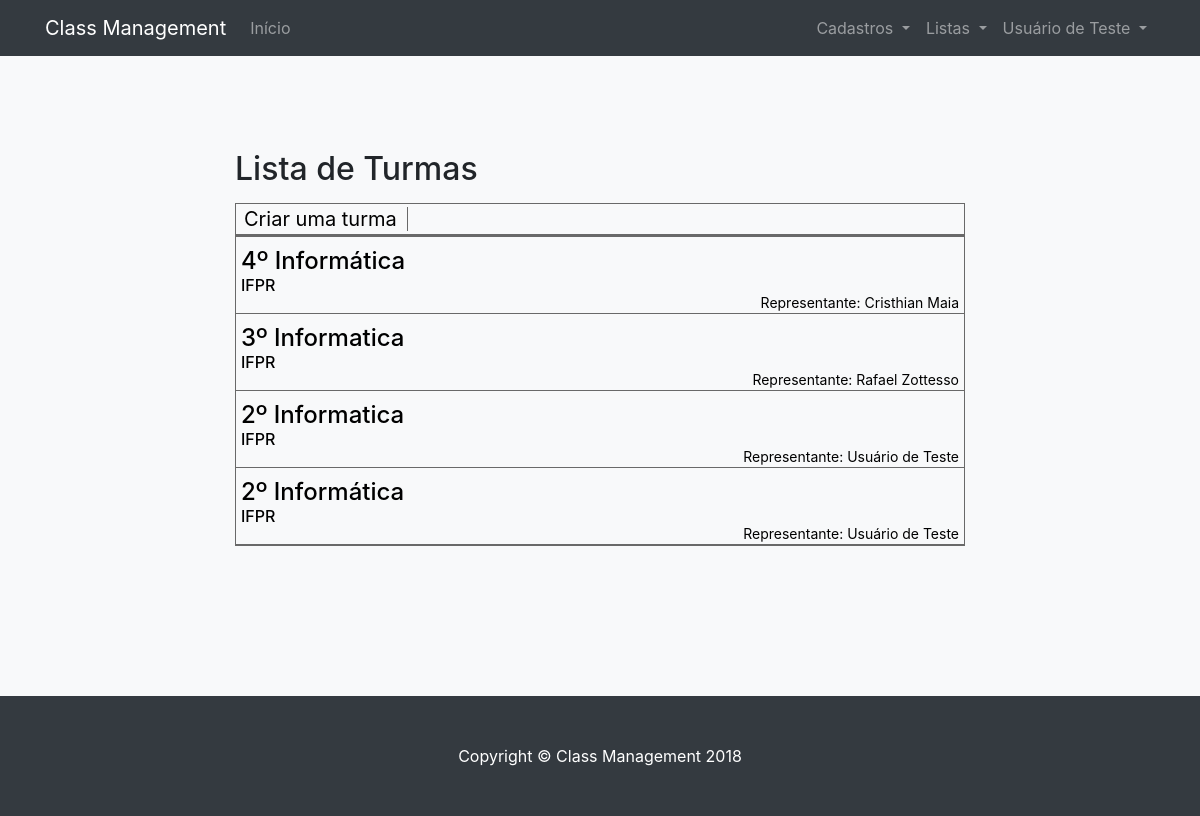
The app's page /turmas/ (signed in), older data.
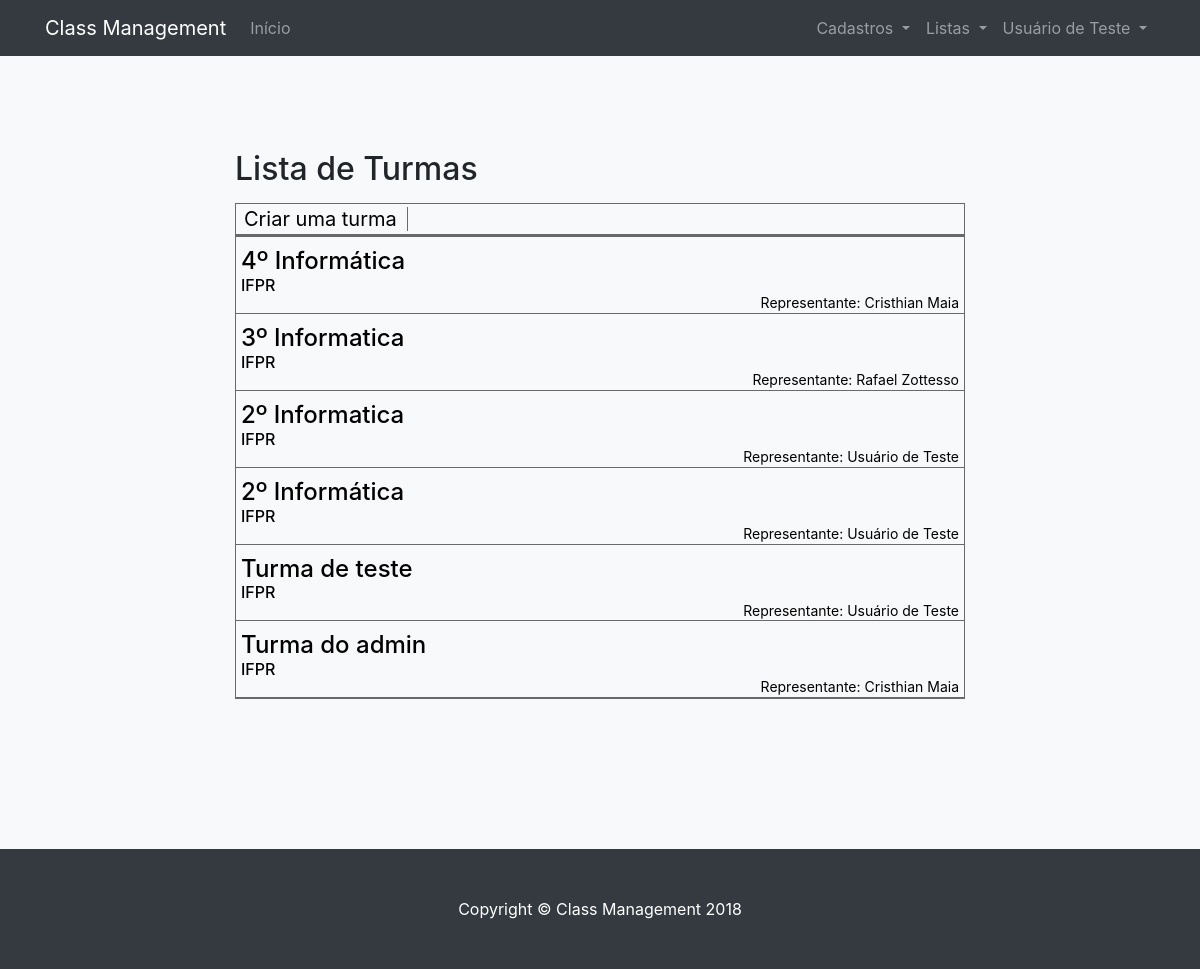
The same page, newer data.
### classmanagement/models.py (models this page shows, shortened)
class Turma(models.Model):
    nome                    = models.CharField(max_length=120, blank=False, null=False, help_text='Obrigatório.')
    alunos                  = models.ManyToManyField(User, help_text='Obrigatório', related_name='alunos_matriculados')
    data_cadastro           = models.DateField(auto_now_add=True)
    representante           = models.ForeignKey(User, on_delete=models.PROTECT, blank=False, null=False)
    colegio                 = models.ForeignKey(Colegio, on_delete=models.PROTECT, blank=False, null=False, help_text='Obrigatório.')

class Colegio(models.Model):
    nome                    = models.CharField(max_length=240, blank= False, null=False, help_text='Obrigatório.')
    data_cadastro           = models.DateField(auto_now_add=True)
    class Meta:
        verbose_name = 'Colégio'
        verbose_name_plural = 'Colégios'

### classmanagement/views.py (the view)
# urls.py: path('turmas/', views.TurmasTemplateView.as_view(), name='turmas'),  # Tela das turmas disponiveis para o usuario
class TurmasTemplateView(LoginRequiredMixin, TemplateView): #Tela de turmas do disponiveis para o usuario - pos login
    template_name = 'turmas.html'
    login_url = '/login/'
    def get_context_data(self, **kwargs):
        context = super().get_context_data(**kwargs)
        context['turmas'] = models.Turma.objects.all()
        context['titulo'] = 'Lista de Turmas'
        return context

### classmanagement/templates/turmas.html (shortened to what this page needs)
{% extends "base.html" %}
{% load static %}
{% load bootstrap4 %}
{% block menu %}
{{ block.super }}
{% endblock %}
{% block conteudo %}
<section class="bg-light">
  <div class="container">
    <div class="row">
      <div class="col-lg-8 mx-auto">
        <h2>{{titulo}}</h2>
        {% if turmas %}
        <div class="list">
          <div class="menu_list">
            <ul class="">
              <li><a href="{% url 'cadastrar_turma' %}">Criar uma turma</a></li>
            </ul>
          </div>
          <div class="list_array">
            <ul>
              {% for t in turmas %}
              <li>
                <a href="/turma/{{t.id}}">
                <h1>{{t.nome}}</h1>
                <h2>{{t.colegio.nome}}</h2>
                <h3>Representante: {{t.representante.first_name}} {{t.representante.last_name}}</h3>
              </a>
              </li>
              {% endfor %}
            </ul>
          </div>
        </div>
        {% else %}
        <p>Você não está inserido em alguma turma.</p>
        {% endif %}
      </div>
    </div>
  </div>
</section>
  {% endblock %}

### classmanagement/templates/base.html (shortened to what this page needs)
{% load static %}
<!DOCTYPE html>
<html lang="en">
  <head>
    <link href="{% static 'vendor/bootstrap/css/bootstrap.min.css' %}" rel="stylesheet">
    <link href="{% static 'css/scrolling-nav.css' %}" rel="stylesheet">
    <link href="{% static 'css/style.css' %}" rel="stylesheet">
    <link href="{% static 'css/font-awesome.min.css' %}" rel="stylesheet">
  </head>
  <body id="page-top">
    {% block menu %}
    <div id="menu">
      <nav class="navbar navbar-expand-lg navbar-dark bg-dark fixed-top" id="mainNav">
        <div class="container">
          <a class="navbar-brand js-scroll-trigger" href="/">Class Management</a>
          <div class="collapse navbar-collapse" id="navbarResponsive">
            <ul class="navbar-nav mr-auto">
              <li class="nav-item">
                <a class="nav-link js-scroll-trigger" href="{% url 'index' %}">Início</a>
              </li>
            </ul>
              {% if request.user.is_authenticated %}
              <ul class="navbar-nav ml-auto">
                <li class="nav-item dropdown">
                  <a class="nav-link dropdown-toggle" href="#" id="navbarDropdown" role="button" data-toggle="dropdown" aria-haspopup="true" aria-expanded="false">
                    Cadastros
                  </a>
                </li>
                <li class="nav-item dropdown">
                  <a class="nav-link dropdown-toggle" href="#" id="navbarDropdown" role="button" data-toggle="dropdown" aria-haspopup="true" aria-expanded="false">
                    Listas
                  </a>
                </li>
                <li class="nav-item dropdown">
                  <a class="nav-link dropdown-toggle" href="#" id="navbarDropdown" role="button" data-toggle="dropdown" aria-haspopup="true" aria-expanded="false">
                    {{request.user.first_name}} {{request.user.last_name}}
                  </a>
                </li>
              </ul>
            {% else %}
            <ul class="navbar-nav ml-auto">
              <li class="nav-item">
                <a class="nav-link js-scroll-trigger" href="{% url 'login' %}">Entrar</a>
              </li>
            </ul>
            {% endif %}
          </div>
        </div>
      </nav>
    </div>
    {% endblock %}
    {% block conteudo %}{% endblock %}
    {% block rodape %}
    <footer class="py-5 bg-dark">
      <div class="container">
        <p class="m-0 text-center text-white">Copyright &copy; Class Management 2018</p>
      </div>
    </footer>
    {% endblock %}
  </body>
</html>

### classmanagement/static/css/scrolling-nav.css (style rules this page uses)
section { padding: 150px 0; }

### classmanagement/static/css/style.css (style rules this page uses)
a, a:hover { text-decoration: none; color: #FFFFFF; }
.list { border: 1px solid #696969; margin: 15px 0px 0px 0px; padding: 0px; }
.list a { text-decoration: none; color: black; }
.menu_list ul { padding-left: 0px; margin-bottom: 0px; border-bottom: 3px solid #696969; }
.menu_list li { border-right: 1px solid #696969; list-style-type: none; display: inline; padding-right: 10px; padding-left: 8px; font-size: 20px; }
.list_array ul { padding-left: 0px; margin-bottom: 0px; }
.list_array li { padding: 10px 0px 0px 5px; border-bottom: 1px solid #696969; list-style-type: none; }
.list_array h1 { font-size: 24px; margin: 0px; }
.list_array h2 { font-size: 16px; margin: 0px; }
.list_array h3 { margin-bottom: 1px; padding-right: 5px; font-size: 14px; font-weight: normal; text-align: right; }

Row changes from the older to the newer data that the page shows:
added Turma: nome "Turma de teste", colegio.nome "IFPR", representante.first_name "Usuário", representante.last_name "de Teste"
added Turma: nome "Turma do admin", colegio.nome "IFPR", representante.first_name "Cristhian", representante.last_name "Maia"
